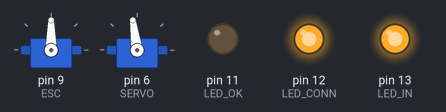
Recording of a sketch running on a simulated Arduino Uno, built with avr-gcc and run on an emulated ATmega328P. Shown: 2 × servo, output pins drawn as LEDs (lit = HIGH).

Above: at 23.2 s.
Timing chart, 0 to 26.0 s (numbered marks = the images above):
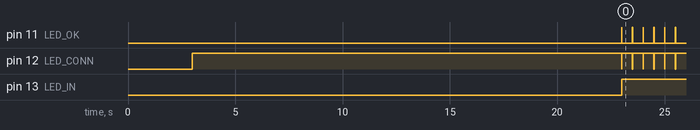

Measured:
- by itself, pin 11 (LED_OK): alternates HIGH for 0.02 s and LOW for 0.49 s
- by itself, pin 12 (LED_CONN): alternates HIGH for 0.49 s and LOW for 0.02 s
- by itself, pin 13 (LED_IN): LOW → HIGH at 23.0 s

The sketch:

MacchininoALPHA.ino
```cpp
//L'esc ha al suo interno un controllo che evita di andare in retromarcia velocemente, per sbaglio

//PIEDINATURA ARDUINO
//11 led verde
//12 led giallo
//9 esc
//6 servo1
//5 servo2


//CAMBIARE PIN SERIALE CON SOFTWARE SERIAL

#include <Servo.h>

#define MAX_ACC 150
#define MID_ACC 90
#define MIN_ACC 50
#define MAX_DIR 138
#define MID_DIR 98
#define MIN_DIR 58
#define LED_IN 13  //GIALLO
#define LED_CONN 12 //VERDE
#define LED_OK 11  //GIALLO
#define SERVO 6
#define ESC 9

Servo esc;
Servo servo;
boolean conn= false;
char vett[4];
int index = 0;
int interval = 500; //intervallo entro cui si deve ricevere un comando
unsigned long prev_timer = 0;


void setup() {
  pinMode(LED_CONN, OUTPUT);
  pinMode(LED_OK, OUTPUT);
  pinMode(LED_IN, OUTPUT);
  digitalWrite(LED_CONN, LOW); //VERDE
  digitalWrite(LED_OK, LOW); //GIALLO
  digitalWrite(LED_IN, LOW);
  delay(3000);
  esc.attach(ESC);
  servo.attach(SERVO);
  //inizializziamo il servo
  digitalWrite(LED_CONN, HIGH);
  esc.write(MID_ACC);
  servo.write(MID_DIR);
  delay(20000);
  digitalWrite(LED_OK, HIGH);
  Serial.begin(9600);
}

void loop() {
  unsigned long timer = millis();
  if (timer - prev_timer > interval) {
    vett[0] = 'A';
    vett[1] = '5';
    vett[2] = 'D';
    vett[3] = '5';
    index = 4;
    prev_timer = timer;
  }


  if (Serial.available() > 0) {

    char input =Serial.read();
    if (input != '\n' && input != '\r') {
      vett[index] = input;
      index++;
      //Serial.println(input);
    }
  }
  //controlli caratteri sbagliati

  if(index == 4)
  {
    prev_timer = timer;
    digitalWrite(LED_IN, HIGH);

    digitalWrite(LED_CONN, LOW);
    digitalWrite(LED_OK, HIGH);

    char num = vett[1];
    //per convertirlo in itn bisogna fare il cast e -48
    if(num == '1') servo.write(58);
    else if(num == '2') servo.write(68);
    else if(num == '3') servo.write(78);
    else if(num == '4') servo.write(88);
    else if(num == '5') servo.write(98);
    else if(num == '6') servo.write(108);
    else if(num == '7') servo.write(118);
    else if(num == '8') servo.write(128);
    else if(num == '9') servo.write(138);
    delay(15);

    digitalWrite(LED_OK, LOW);
    digitalWrite(LED_CONN, HIGH);

    num = vett[3];
    if(num == '1') esc.write(50);
    else if(num == '2') esc.write(60);
    else if(num == '3') esc.write(70);
    else if(num == '4') esc.write(80);
    else if(num == '5') esc.write(90);
    else if(num == '6') esc.write(100);
    else if(num == '7') esc.write(110);
    else if(num == '8') esc.write(130);
    else if(num == '9') esc.write(140);
    delay(15);
    index = 0;
  }
}
```
